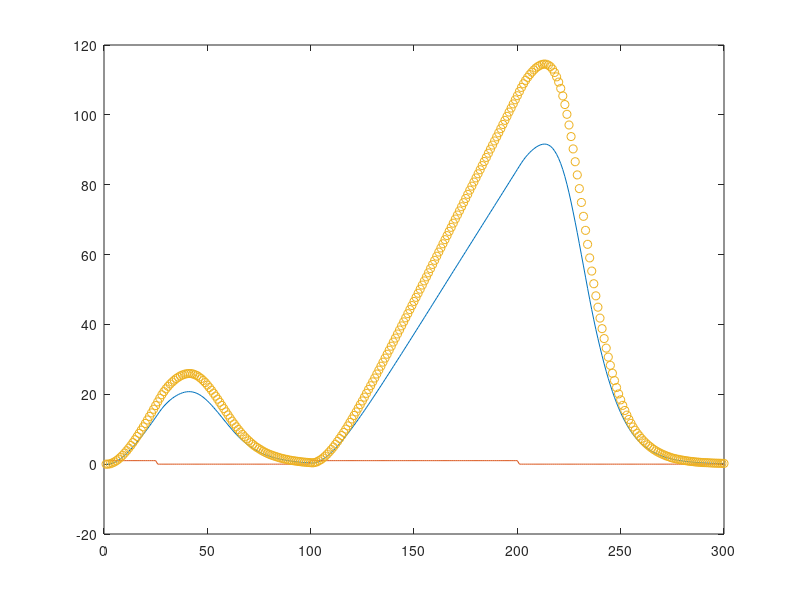
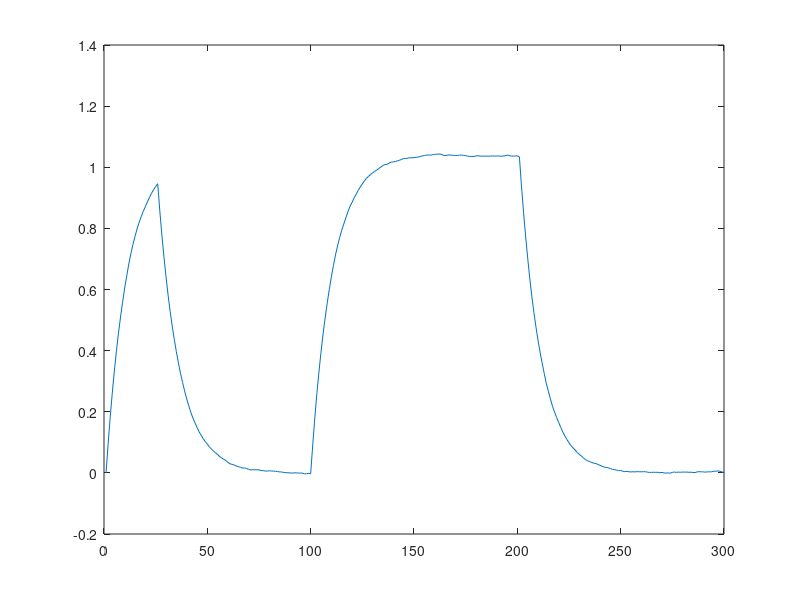

Write MATLAB code to recreate these figures, in order.
% RC circuit

Ts = 0.1;
no_obs = 300;
R = 0.01^2;
Q = 0.001^2;

Cq = 0.8;
Rq = 1.3;

A = -1/Rq/Cq;
B = 1;
D = 0;
C = 1/Cq;

H = expm([A, B;zeros(size(B)).', zeros(size(B,2))]*Ts);
Ad = H(1,1);
Bd = H(1,2);

q = NaN(2,no_obs+1);
y = NaN(1,no_obs);
u = zeros(1,no_obs);
q(:,1) = [0,0];
% u(1) = 1;

u(1:25) = 1;
u(100:200) = 1;





for t=1:no_obs
    
%     if rand > 0.9 
%         u(t+1) = ~u(t);
%     else
%         u(t+1) = u(t);
%     end
    
    
    q(1,t+1) = Ad*q(1,t) + Bd*u(t) + sqrt(Q)*randn;
    
    A2 = -1/Rq/(Cq*exp(10*q(1,t)));
    H2 = expm([A2, B;zeros(size(B)).', zeros(size(B,2))]*Ts);
    Ad2 = H2(1,1);
    Bd2 = H2(1,2);
    q(2,t+1) = Ad2*q(2,t) + Ad*q(1,t) + sqrt(Q)*randn;
    y(t) = C*q(2,t) + D*u(t)+sqrt(R)*randn;
    
end

q(:,end) = [];


%%
figure(1)
clf
plot(q(2,:))
hold on
plot(u)
plot(y,'o')
hold off

figure(2)
plot(q(1,:))

















